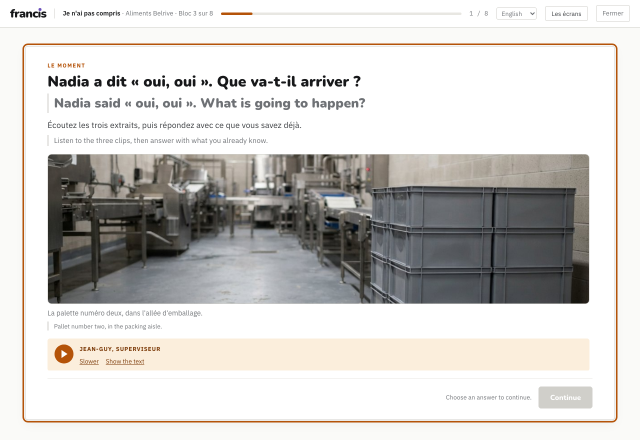
#> input picture assets/presentations/captures-belrive/ecran-en.png, 1280 x 880 px, given in place of 07-module-avec-ia.jpg, which was not available (shown at 1/2 size)
$ python captures_courriel.py
#> lines starting #> are read from the running program, lines starting #| are printed output that depends on the picture; pictures that were not available may be replaced by others from this repository, and a replacement may not be noted
#!/usr/bin/env python3
"""Les images du courriel de présentation, tirées des captures du portail.

Les captures d'origine (`captures-cas`, `captures-telephone`) sont hautes :
posées telles quelles dans un courriel, elles poussent le texte sous la ligne
de flottaison. On en tire ici des versions **cadrées pour le courriel** —
largeur de 560 px pour l'ordinateur, planche de deux téléphones côte à côte —
et on les écrit dans `captures-courriel/`.

    python3 build/captures_courriel.py
"""
from pathlib import Path
from PIL import Image, ImageDraw

ICI = Path(__file__).resolve().parent.parent
SRC = ICI / "assets" / "presentations"
OUT = SRC / "captures-courriel"

LARGE = 560          # une image d'ordinateur dans un courriel de 640 px
FOND = (247, 246, 243)
TRAIT = (214, 210, 202)


def bande(nom, source, haut=0.0, bas=1.0, large=LARGE):
    """Découpe une bande horizontale de la capture, puis met à l'échelle."""
#> called with nom = 'ordi-cours.jpg', source = 'captures-cas/07-module-avec-ia.jpg', haut = 0.035, bas = 0.63, large = 560
    im = Image.open(SRC / source).convert("RGB")
#> im is the input picture: PIL image 1280x880 RGB; mean R, G, B 207.8, 205.8, 203.1
    y0, y1 = int(im.height * haut), int(im.height * bas)
#> y0 = 30; y1 = 554
    im = im.crop((0, y0, im.width, y1))
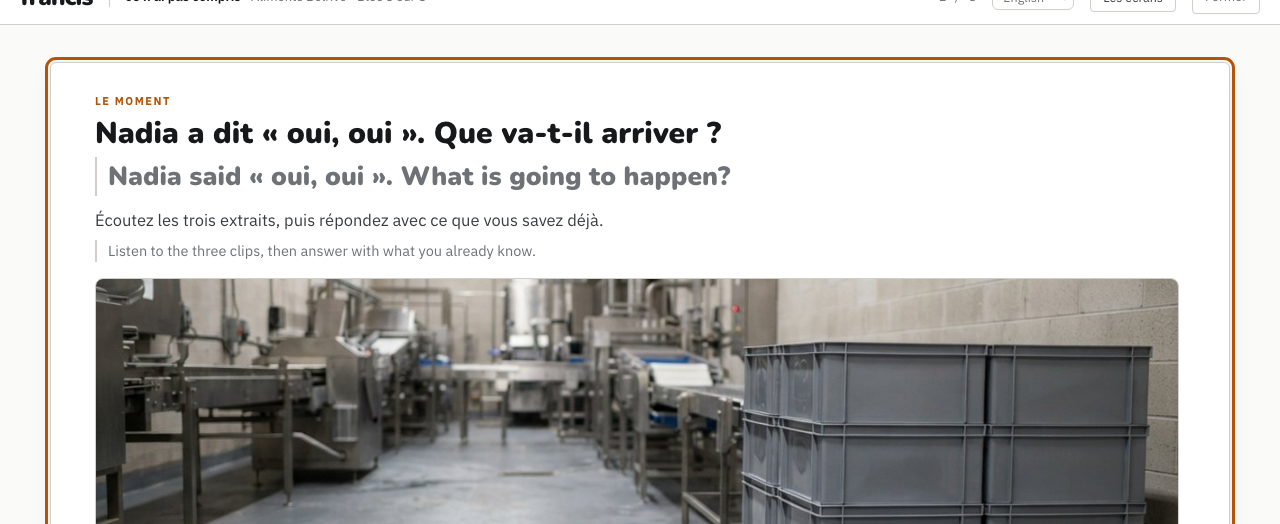
#> im: PIL image 1280x524 RGB; mean R, G, B 191.4, 190, 188
    im = im.resize((large, max(1, round(im.height * large / im.width))), Image.LANCZOS)
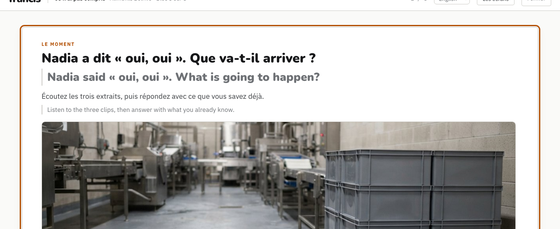
#> im: PIL image 560x229 RGB; mean R, G, B 191.2, 189.8, 187.8
    ecrire(nom, im)
    return im


def planche_telephones(nom, sources, hauteur=520, ecart=22, marge=18):
    """Deux écrans de téléphone sur un même fond : une seule image à charger."""
    ims = []
    for s in sources:
        im = Image.open(SRC / s).convert("RGB")
        ims.append(im.resize((round(im.width * hauteur / im.height), hauteur), Image.LANCZOS))
    l = sum(i.width for i in ims) + ecart * (len(ims) - 1) + marge * 2
    planche = Image.new("RGB", (l, hauteur + marge * 2), FOND)
    d = ImageDraw.Draw(planche)
    x = marge
    for i in ims:
        planche.paste(i, (x, marge))
        d.rectangle([x - 1, marge - 1, x + i.width, marge + hauteur], outline=TRAIT)
        x += i.width + ecart
    ecrire(nom, planche)
    return planche


def ecrire(nom, im):
    OUT.mkdir(parents=True, exist_ok=True)
    f = OUT / nom
    im.save(f, quality=84, optimize=True, progressive=True)
#> (the run stopped early here; a loop or call above may not have finished)

$ run again, on assets/presentations/captures-materiel/04-materiel-semaine.jpg
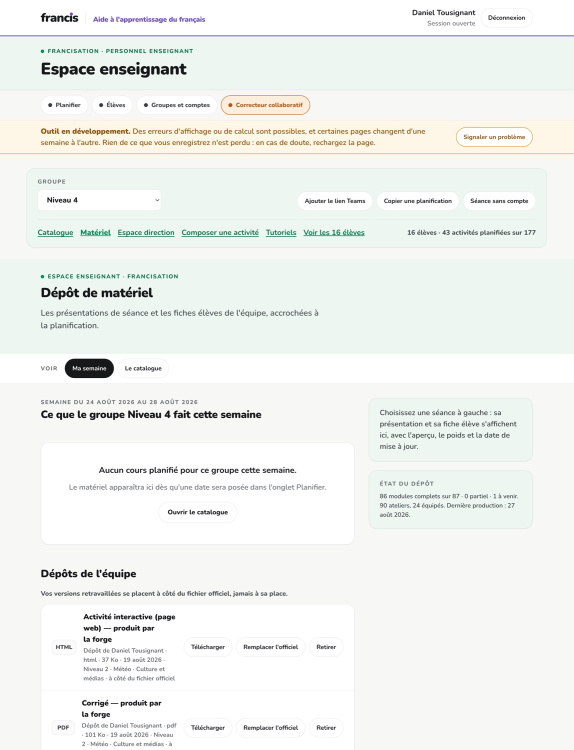
#> input picture assets/presentations/captures-materiel/04-materiel-semaine.jpg, 1147 x 1500 px, given in place of 07-module-avec-ia.jpg, which was not available (shown at 1/2 size)
#> in bande, im is the input picture: PIL image 1147x1500 RGB; mean R, G, B 240.4, 242.9, 239.9
#> in bande, `im = im.crop((0, y0, im.width, y1))`:
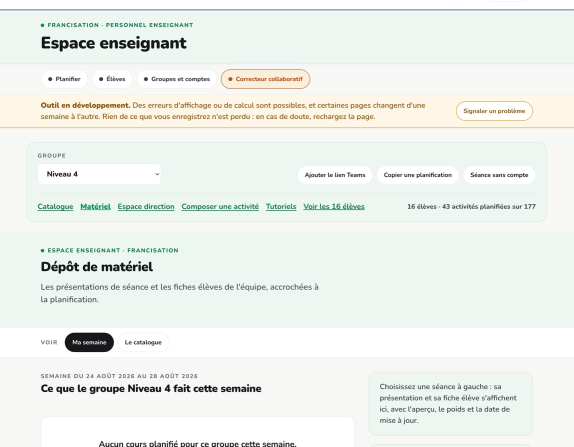
#> im: PIL image 1147x893 RGB (shown at 1/2 size); mean R, G, B 237.1, 241, 236.5
#> in bande, `im = im.resize((large, max(1, round(im.height * large / im.width))), I..`:
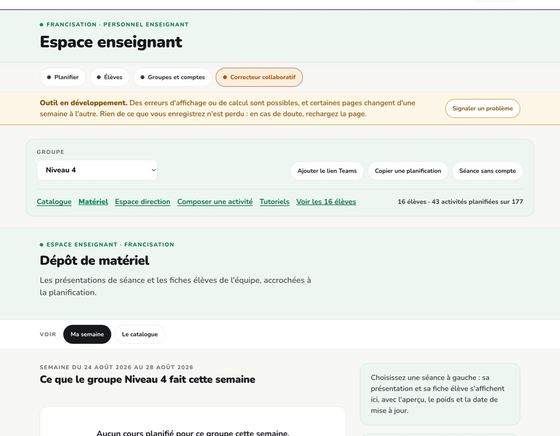
#> im: PIL image 560x436 RGB; mean R, G, B 237, 240.9, 236.4

$ run again, on assets/presentations/captures-materiel/14-diapo-corrige.jpg
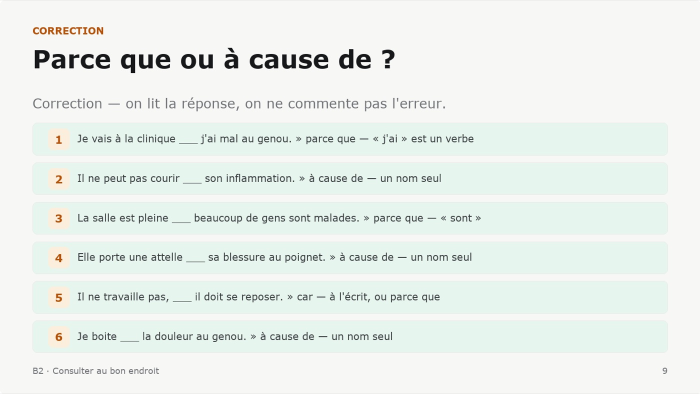
#> input picture assets/presentations/captures-materiel/14-diapo-corrige.jpg, 1400 x 788 px, given in place of 07-module-avec-ia.jpg, which was not available (shown at 1/2 size)
#> in bande, im is the input picture: PIL image 1400x788 RGB; mean R, G, B 234.3, 240.3, 236.1
#> in bande, `im = im.crop((0, y0, im.width, y1))`:
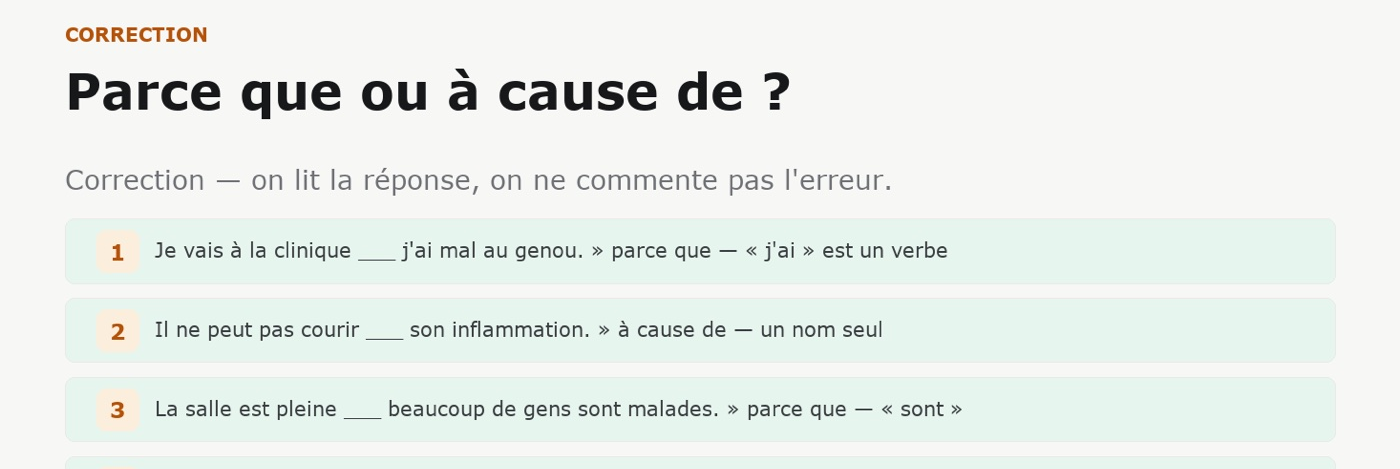
#> im: PIL image 1400x469 RGB; mean R, G, B 233.8, 239.1, 235.1
#> in bande, `im = im.resize((large, max(1, round(im.height * large / im.width))), I..`:
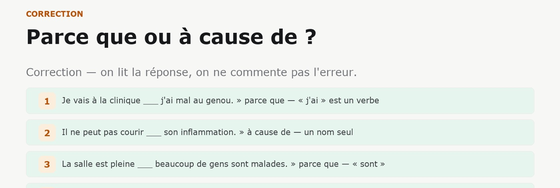
#> im: PIL image 560x188 RGB; mean R, G, B 233.8, 239, 235.1

$ run again, on assets/presentations/captures-materiel/17-planche-vignettes.jpg
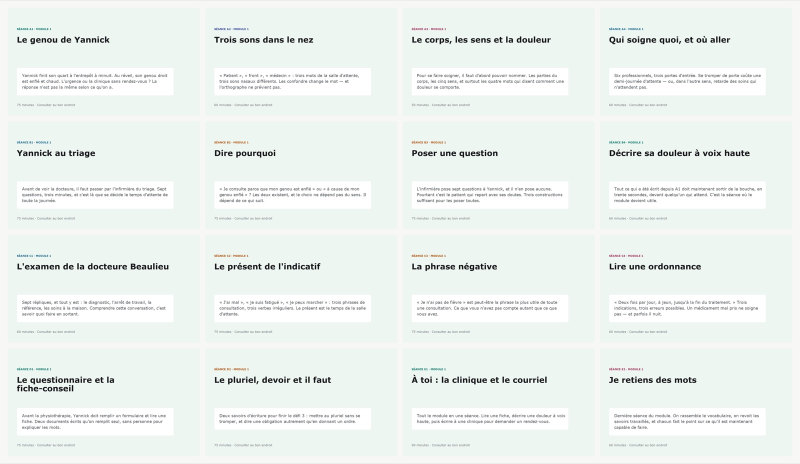
#> input picture assets/presentations/captures-materiel/17-planche-vignettes.jpg, 1600 x 928 px, given in place of 07-module-avec-ia.jpg, which was not available (shown at 1/2 size)
#> in bande, im is the input picture: PIL image 1600x928 RGB; mean R, G, B 236.4, 242.5, 239
#> in bande, `im = im.crop((0, y0, im.width, y1))`:
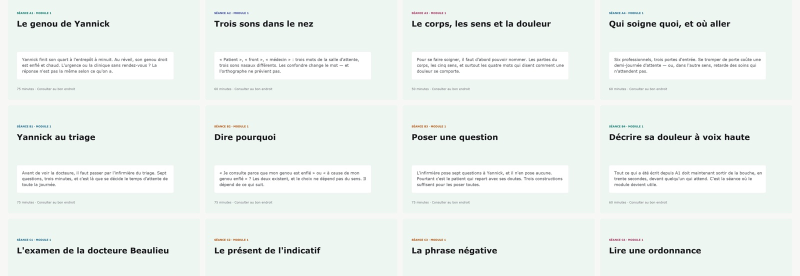
#> im: PIL image 1600x552 RGB (shown at 1/2 size); mean R, G, B 235.5, 242.1, 238.3
#> in bande, `im = im.resize((large, max(1, round(im.height * large / im.width))), I..`:
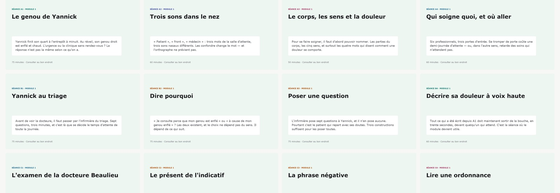
#> im: PIL image 560x193 RGB; mean R, G, B 235.4, 241.9, 238.2
